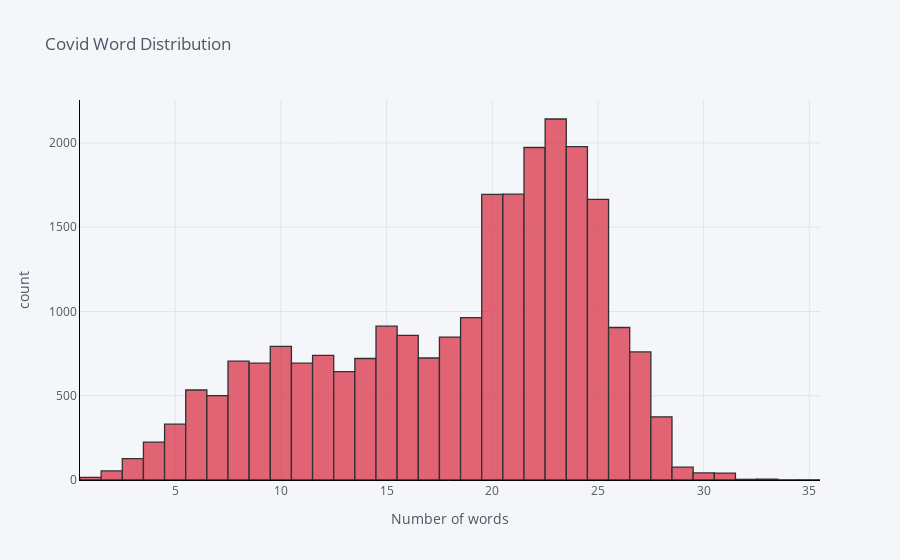

Notebook code cell kept with this figure:
### Code cell
covid['word_count'].iplot(
    kind='hist',
    xTitle='Number of words',
    linecolor='black',
    color='red',
    yTitle='count',
    title='Covid Word Distribution')

### Figure 1 — Plotly figure (JSON) as saved in the notebook; plotly's stock layout.template omitted (floating-point values rounded to 4 significant figures; data arrays with more than 128 entries replaced by an {"elided": "..."} marker saying what was removed)
{"data": [{"histfunc": "count", "histnorm": "", "marker": {"color": "rgba(219, 64, 82, 1.0)", "line": {"color": "#000000", "width": 1.3}}, "name": "word_count", "opacity": 0.8, "orientation": "v", "type": "histogram", "x": {"elided": "24441 int values"}}], "layout": {"barmode": "overlay", "legend": {"bgcolor": "#F5F6F9", "font": {"color": "#4D5663"}}, "paper_bgcolor": "#F5F6F9", "plot_bgcolor": "#F5F6F9", "title": {"font": {"color": "#4D5663"}, "text": "Covid Word Distribution"}, "xaxis": {"gridcolor": "#E1E5ED", "linecolor": "black", "showgrid": true, "tickfont": {"color": "#4D5663"}, "title": {"font": {"color": "#4D5663"}, "text": "Number of words"}, "zerolinecolor": "#E1E5ED"}, "yaxis": {"gridcolor": "#E1E5ED", "linecolor": "black", "showgrid": true, "tickfont": {"color": "#4D5663"}, "title": {"font": {"color": "#4D5663"}, "text": "count"}, "zerolinecolor": "#E1E5ED"}}}
